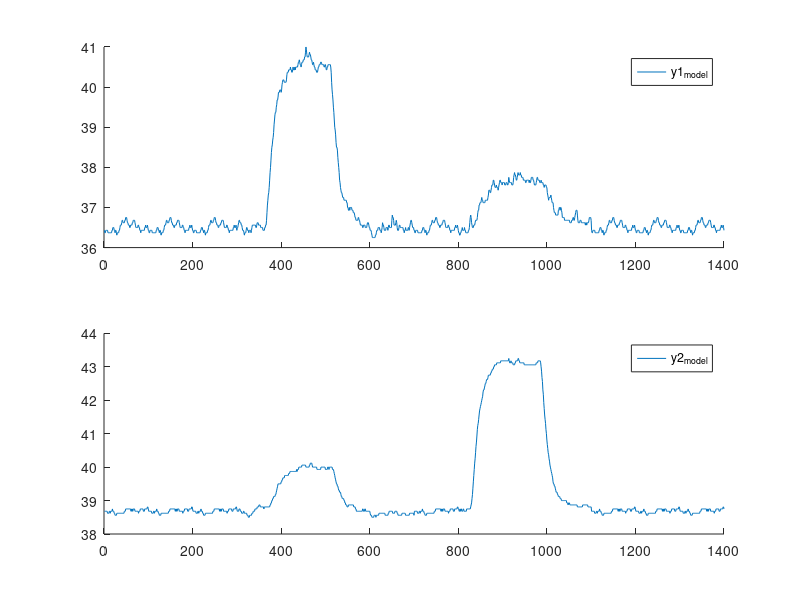
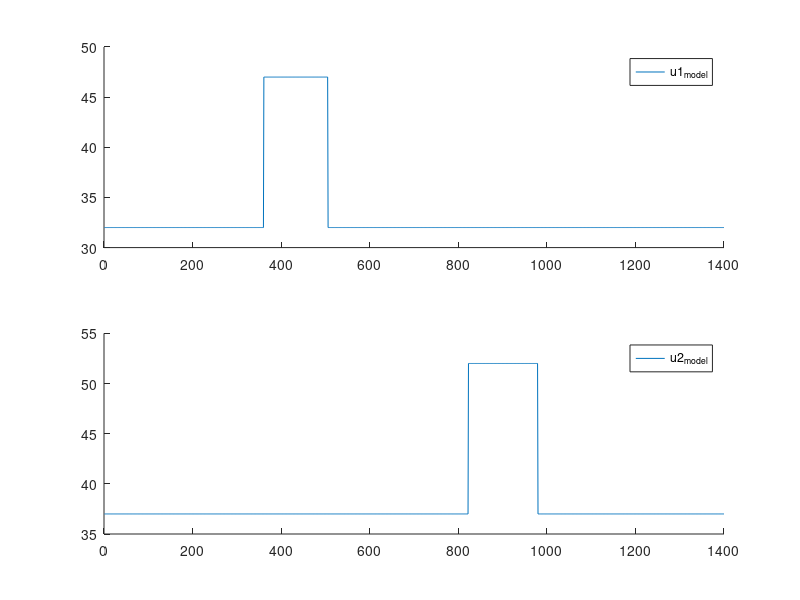

MATLAB code to generate these figures, in order:
load('zlozone.mat')

% pre = 0;
% post = 0;
% 
% y1 = [ ones(pre,1)*y1(1); y1; ones(post,1)*y1(end); ];
% y2 = [ ones(pre,1)*y2(1); y2; ones(post,1)*y2(end); ];
% u1 = [ ones(pre,1)*u1(1); u1; ones(post,1)*u1(end); ];
% u2 = [ ones(pre,1)*u2(1); u2; ones(post,1)*u2(end); ];

figure(1);
subplot(2,1,1)
hold on;
plot(y1_real); % wyswietlamy y w czasie
legend('y1_m_o_d_e_l', 'y1_r_e_a_l')

subplot(2,1,2)
hold on;
plot(y2_real); % wyswietlamy y w czasie
legend('y2_m_o_d_e_l', 'y2_r_e_a_l')

figure(2); 
subplot(2,1,1)
hold on;
plot(u1_real); % wyswietlamy u w czasie
legend('u1_m_o_d_e_l', 'u1_r_e_a_l')

subplot(2,1,2)
hold on;
plot(u2_real); % wyswietlamy u w czasie
legend('u2_m_o_d_e_l', 'u2_r_e_a_l')
